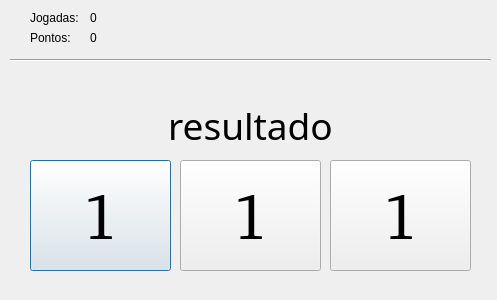
<?xml version="1.0" encoding="UTF-8"?>
<ui version="4.0">
 <class>Dialog</class>
 <widget class="QDialog" name="Dialog">
  <property name="geometry">
   <rect>
    <x>0</x>
    <y>0</y>
    <width>497</width>
    <height>300</height>
   </rect>
  </property>
  <property name="windowTitle">
   <string notr="true">Jogo da Tabuada</string>
  </property>
  <widget class="QPushButton" name="btn1">
   <property name="geometry">
    <rect>
     <x>30</x>
     <y>160</y>
     <width>141</width>
     <height>111</height>
    </rect>
   </property>
   <property name="font">
    <font>
     <family>Bitstream Charter</family>
     <pointsize>48</pointsize>
    </font>
   </property>
   <property name="text">
    <string>1</string>
   </property>
  </widget>
  <widget class="QPushButton" name="btn2">
   <property name="geometry">
    <rect>
     <x>180</x>
     <y>160</y>
     <width>141</width>
     <height>111</height>
    </rect>
   </property>
   <property name="font">
    <font>
     <family>Bitstream Charter</family>
     <pointsize>48</pointsize>
    </font>
   </property>
   <property name="text">
    <string>1</string>
   </property>
  </widget>
  <widget class="QPushButton" name="btn3">
   <property name="geometry">
    <rect>
     <x>330</x>
     <y>160</y>
     <width>141</width>
     <height>111</height>
    </rect>
   </property>
   <property name="font">
    <font>
     <family>Bitstream Charter</family>
     <pointsize>48</pointsize>
    </font>
   </property>
   <property name="text">
    <string>1</string>
   </property>
  </widget>
  <widget class="QLabel" name="lblDesafio">
   <property name="geometry">
    <rect>
     <x>30</x>
     <y>90</y>
     <width>441</width>
     <height>71</height>
    </rect>
   </property>
   <property name="font">
    <font>
     <family>aakar</family>
     <pointsize>28</pointsize>
    </font>
   </property>
   <property name="text">
    <string>resultado</string>
   </property>
   <property name="alignment">
    <set>Qt::AlignCenter</set>
   </property>
  </widget>
  <widget class="QLabel" name="label">
   <property name="geometry">
    <rect>
     <x>30</x>
     <y>10</y>
     <width>58</width>
     <height>16</height>
    </rect>
   </property>
   <property name="text">
    <string>Jogadas:</string>
   </property>
  </widget>
  <widget class="QLabel" name="label_2">
   <property name="geometry">
    <rect>
     <x>30</x>
     <y>30</y>
     <width>58</width>
     <height>16</height>
    </rect>
   </property>
   <property name="text">
    <string>Pontos:</string>
   </property>
  </widget>
  <widget class="QLabel" name="lblJogadas">
   <property name="geometry">
    <rect>
     <x>90</x>
     <y>10</y>
     <width>58</width>
     <height>16</height>
    </rect>
   </property>
   <property name="text">
    <string>0</string>
   </property>
  </widget>
  <widget class="QLabel" name="lblPontos">
   <property name="geometry">
    <rect>
     <x>90</x>
     <y>30</y>
     <width>58</width>
     <height>16</height>
    </rect>
   </property>
   <property name="text">
    <string>0</string>
   </property>
  </widget>
  <widget class="QLabel" name="lblResultado">
   <property name="geometry">
    <rect>
     <x>130</x>
     <y>10</y>
     <width>361</width>
     <height>41</height>
    </rect>
   </property>
   <property name="font">
    <font>
     <family>aakar</family>
     <pointsize>28</pointsize>
    </font>
   </property>
   <property name="text">
    <string/>
   </property>
   <property name="alignment">
    <set>Qt::AlignCenter</set>
   </property>
  </widget>
  <widget class="Line" name="line">
   <property name="geometry">
    <rect>
     <x>10</x>
     <y>50</y>
     <width>481</width>
     <height>20</height>
    </rect>
   </property>
   <property name="orientation">
    <enum>Qt::Horizontal</enum>
   </property>
  </widget>
 </widget>
 <resources/>
 <connections/>
</ui>
